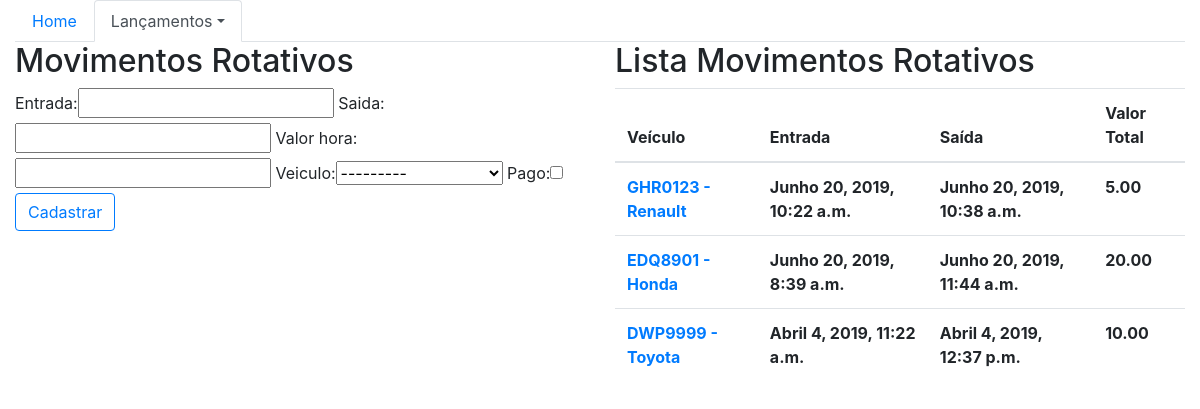
Screenshot of /core/mov_rotativos/ with the database file from the repository.
### core/models.py (models this page shows)
class MovtoRotativo(models.Model):
    entrada = models.DateTimeField(auto_now=False)
    saida = models.DateTimeField(auto_now=False, null=True, blank=True)
    valor_hora = models.DecimalField(max_digits=5, decimal_places=2)
    veiculo = models.ForeignKey('Veiculo', on_delete=models.CASCADE)
    pago = models.BooleanField(default=False)
    def horas_total(self):
        saida = self.saida if self.saida is not None else timezone.now()
        return math.ceil((saida - self.entrada).total_seconds() / 3600)
    def valor_total(self):
        return self.valor_hora * self.horas_total()
    def __str__(self):
        return f'{self.veiculo}'

class Veiculo(models.Model):
    proprietario = models.ForeignKey('Pessoa', on_delete=models.CASCADE)
    marca = models.ForeignKey('Marca', on_delete=models.CASCADE)
    placa = models.CharField(max_length=10)
    cor = models.ForeignKey('CorVeiculo', on_delete=models.CASCADE)
    observacoes = models.TextField(blank=True)
    def __str__(self):
        return f'{self.placa} - {self.marca}'

class Marca(models.Model):
    descricao = models.CharField(max_length=30)
    def __str__(self):
        return f'{self.descricao}'

### core/views.py (the view)
def lista_mov_rotativos(request):
    mov_rotativos = MovtoRotativo.objects.all()
    form = MovtoRotativoForm()
    dados = {'mov_rotativos': mov_rotativos, 'form': form}
    return render(request, 'core/lista_mov_rotativos.html', dados)

### core/forms.py
class MovtoRotativoForm(ModelForm):
    class Meta:
        model = MovtoRotativo
        fields = '__all__'

### core/templates/core/lista_mov_rotativos.html (shortened to what this page needs)
{% extends "base.html" %}
{% load bootstrap %}
{% block menu %}
    <ul class="nav nav-tabs">
        <li class="nav-item">
            <a class="nav-link" href="{% url 'core_home' %}">Home</a>
        </li>
        <li class="nav-item dropdown">
            <a class="nav-link dropdown-toggle active" data-toggle="dropdown" href="#" role="button" aria-haspopup="true" aria-expanded="false">Lançamentos</a>
        </li>
    </ul>
{% endblock menu %}
{% block main %}
    <div class="row">
        <div class="col-sm-6">
            <h2>Movimentos Rotativos</h2>
            <form action="{% url 'core_mov_rotativo_novo' %}" method="POST">
                {{ form|bootstrap }}
                <button type="submit" class="btn btn-outline-primary">Cadastrar</button>
            </form>
        </div>
        <div class="col-sm-6">
            <h2>Lista Movimentos Rotativos</h2>
            <table class="table table-hover">
                <thead>
                    <tr>
                        <th scope="col">Veículo</th>
                        <th scope="col">Entrada</th>
                        <th scope="col">Saída</th>
                        <th scope="col">Valor Total</th>
                    </tr>
                </thead>
                <tbody>
                    {% for mov_rotativo in mov_rotativos %}
                        <tr>
                            <th scope="row">
                                <a href="{% url 'core_mov_rotativo_update' mov_rotativo.id %}"> {{ mov_rotativo }} </a>
                            </th>
                            <th>{{ mov_rotativo.entrada }}</th>
                            <th>{{ mov_rotativo.saida }}</th>
                            <th>{{ mov_rotativo.valor_total }}</th>
                        </tr>
                    {% endfor %}
                </tbody>
            </table>
        </div>
    </div>
{% endblock main %}

### rows the page displays
MovtoRotativo: veiculo.descricao "GHR0123 - Renault", entrada "Junho 20, 2019, 10:22 a.m.", saida "Junho 20, 2019, 10:38 a.m.", valor_total "5.00"
MovtoRotativo: veiculo.descricao "EDQ8901 - Honda", entrada "Junho 20, 2019, 8:39 a.m.", saida "Junho 20, 2019, 11:44 a.m.", valor_total "20.00"
MovtoRotativo: veiculo.descricao "DWP9999 - Toyota", entrada "Abril 4, 2019, 11:22 a.m.", saida "Abril 4, 2019, 12:37 p.m.", valor_total "10.00"
